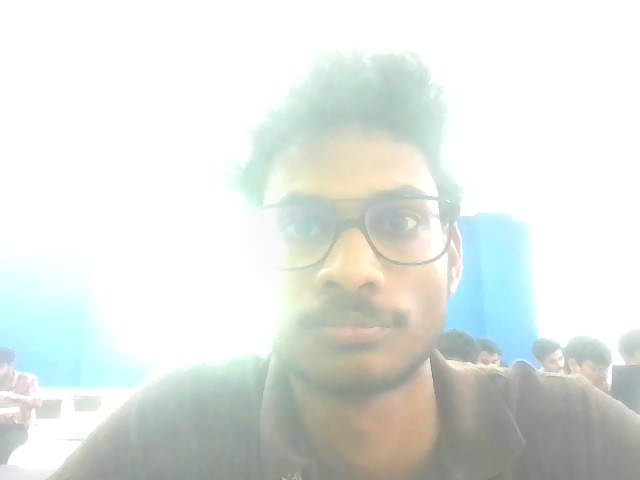
#> input picture day1/captured_image.jpg, 640 x 480 px
$ python day2.py
#> lines starting #> are read from the running program, lines starting #| are printed output that depends on the picture
import cv2
import os

# Get the directory where THIS script is located
BASE_DIR = os.path.dirname(os.path.abspath(__file__))

# Build correct path to image
image_path = os.path.join(BASE_DIR, "..", "day1", "captured_image.jpg")

print("Image path:", image_path)
print("Exists:", os.path.exists(image_path))

image = cv2.imread(image_path)
#> image is the input picture: shape (480, 640, 3); mean B, G, R 225.1, 229.1, 224.3

if image is None:
    print("Error: Could not load image")
    exit()

# Resize image
resized_image = cv2.resize(image, (256, 256))
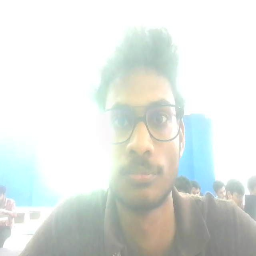
#> resized_image: shape (256, 256, 3); mean B, G, R 225, 229.1, 224.2

cv2.imshow("Resized Image", resized_image)
cv2.waitKey(0)
cv2.destroyAllWindows()
